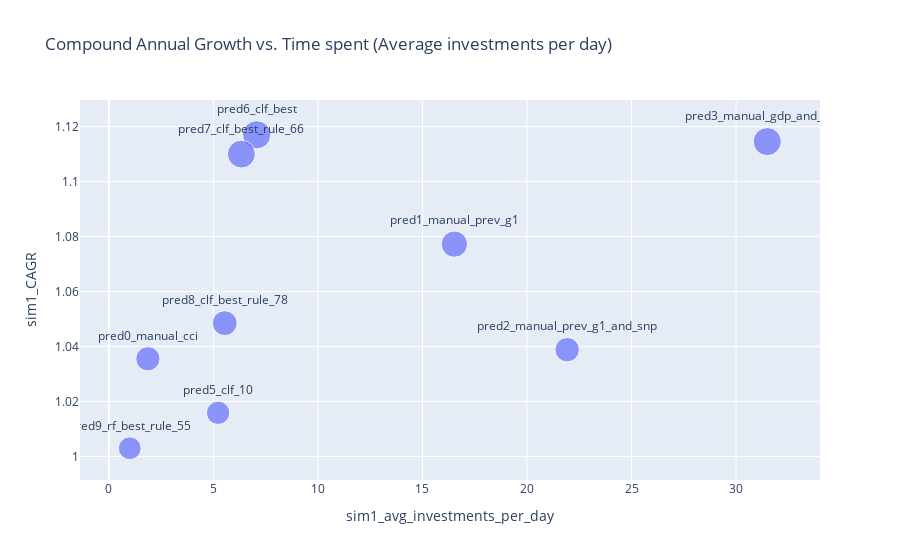

Notebook code for this chart:
### Code cell
# Create the scatter plot
fig = px.scatter(
    df_sim1_results.dropna(),
    x='sim1_avg_investments_per_day',
    y='sim1_CAGR',
    size='sim1_growth_capital_4y',  # Use the 'size' parameter for sim1_CAGR
    text='prediction',
    title='Compound Annual Growth vs. Time spent (Average investments per day)',
    labels={'sim1_capital': 'Initial Capital Requirement', 'growth_capital_4y': '4-Year Capital Growth'}
)

# Update the layout to improve readability of the annotations
fig.update_traces(textposition='top center')

# Show the plot
fig.show()

### Figure 1 — Plotly figure (JSON) as saved in the notebook; plotly's stock layout.template omitted (floating-point values rounded to 4 significant figures)
{"data": [{"hovertemplate": "sim1_avg_investments_per_day=%{x}<br>sim1_CAGR=%{y}<br>sim1_growth_capital_4y=%{marker.size}<br>prediction=%{text}<extra></extra>", "legendgroup": "", "marker": {"color": "#636efa", "size": [1.15, 1.347, 1.165, 1.543, 1.065, 1.557, 1.518, 1.209, 1.012], "sizemode": "area", "sizeref": 0.003892, "symbol": "circle"}, "mode": "markers+text", "name": "", "orientation": "v", "showlegend": false, "text": ["pred0_manual_cci", "pred1_manual_prev_g1", "pred2_manual_prev_g1_and_snp", "pred3_manual_gdp_and_fastd", "pred5_clf_10", "pred6_clf_best", "pred7_clf_best_rule_66", "pred8_clf_best_rule_78", "pred9_rf_best_rule_55"], "textposition": "top center", "type": "scatter", "x": [1.867, 16.53, 21.92, 31.49, 5.226, 7.072, 6.339, 5.542, 1], "xaxis": "x", "y": [1.036, 1.077, 1.039, 1.115, 1.016, 1.117, 1.11, 1.048, 1.003], "yaxis": "y"}], "layout": {"autosize": true, "legend": {"itemsizing": "constant", "tracegroupgap": 0}, "title": {"text": "Compound Annual Growth vs. Time spent (Average investments per day)"}, "xaxis": {"anchor": "y", "autorange": true, "domain": [0, 1], "range": [-1.218, 33.82], "title": {"text": "sim1_avg_investments_per_day"}, "type": "linear"}, "yaxis": {"anchor": "x", "autorange": true, "domain": [0, 1], "range": [0.9844, 1.138], "title": {"text": "sim1_CAGR"}, "type": "linear"}}}
